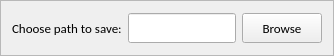
       <widget class="QFrame" name="frame_4">
        <property name="maximumSize">
         <size>
          <width>16777215</width>
          <height>45</height>
         </size>
        </property>
        <property name="frameShape">
         <enum>QFrame::StyledPanel</enum>
        </property>
        <property name="frameShadow">
         <enum>QFrame::Raised</enum>
        </property>
        <layout class="QHBoxLayout" name="horizontalLayout">
         <item>
          <widget class="QLabel" name="label">
           <property name="minimumSize">
            <size>
             <width>0</width>
             <height>32</height>
            </size>
           </property>
           <property name="maximumSize">
            <size>
             <width>16777215</width>
             <height>35</height>
            </size>
           </property>
           <property name="font">
            <font>
             <family>Calibri</family>
             <pointsize>10</pointsize>
            </font>
           </property>
           <property name="text">
            <string>Choose path to save:</string>
           </property>
          </widget>
         </item>
         <item>
          <widget class="QLineEdit" name="lineEdit">
           <property name="minimumSize">
            <size>
             <width>0</width>
             <height>30</height>
            </size>
           </property>
          </widget>
         </item>
         <item>
          <widget class="QPushButton" name="pushButton_4">
           <property name="minimumSize">
            <size>
             <width>0</width>
             <height>30</height>
            </size>
           </property>
           <property name="font">
            <font>
             <family>Calibri</family>
             <pointsize>10</pointsize>
            </font>
           </property>
           <property name="text">
            <string>Browse</string>
           </property>
          </widget>
         </item>
        </layout>
       </widget>
